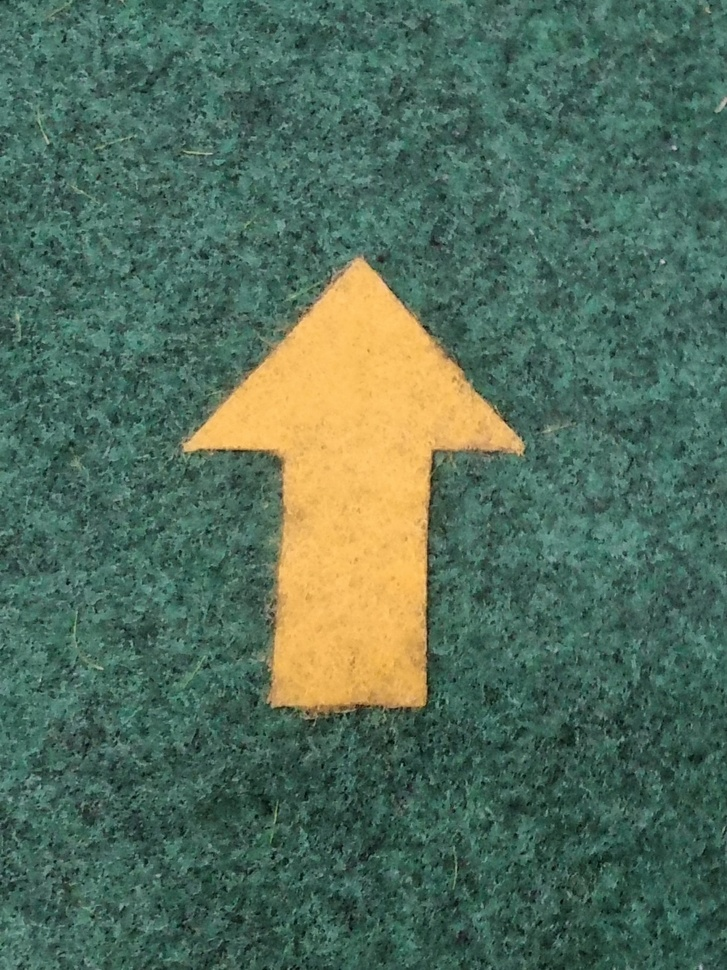
#> input picture Sensor/yolo_model/imgs/arrow_model.jpeg, 727 x 970 px, shrunk from 1058 x 1411 before the run, given in place of the camera
$ python HSVExtract.py
#> lines starting #> are read from the running program, lines starting #| are printed output that depends on the picture; after the words box and inside, x2 and y2 are one past the last pixel; in counts of white or black regions, pixels touching at a corner belong together
import cv2
import numpy as np

class ColorTracker:
    def __init__(self):
        self.cap = cv2.VideoCapture(0, cv2.CAP_V4L)
        cv2.namedWindow("Tracking")
        self.create_trackbars()

    def create_trackbars(self):
        # 트래킹 바 생성
        # 'LH', 'LS', 'LV'는 하한(Hue, Saturation, Value)
        # 'UH', 'US', 'UV'는 상한
        cv2.createTrackbar("LH", "Tracking", 0, 255, self.nothing)
#> slider 'LH' is set to 51
        cv2.createTrackbar("LS", "Tracking", 0, 255, self.nothing)
#> slider 'LS' is set to 51
        cv2.createTrackbar("LV", "Tracking", 0, 255, self.nothing)
#> slider 'LV' is set to 51
        cv2.createTrackbar("UH", "Tracking", 255, 255, self.nothing)
        cv2.createTrackbar("US", "Tracking", 255, 255, self.nothing)
        cv2.createTrackbar("UV", "Tracking", 255, 255, self.nothing)

    def nothing(self, x):
        # 트래킹 바 콜백 함수 (동작 없음)
        pass

    def mouse_callback(self, event, x, y, flags, param):
        # 마우스 이벤트 콜백 함수. 마우스 위치에 따라 HSV 값을 화면에 출력
        if event == cv2.EVENT_MOUSEMOVE:
            self.hsv_value = self.hsv[y, x]
            self.mouse_x, self.mouse_y = x, y

    def track(self):
        self.hsv_value = (0, 0, 0)
        self.mouse_x, self.mouse_y = 0, 0

        while True:
            _, frame = self.cap.read()
#> frame is the input picture: shape (970, 727, 3); mean B, G, R 91, 110.1, 83.5
            self.hsv = cv2.cvtColor(frame, cv2.COLOR_BGR2HSV)
#> self.hsv: shape (970, 727, 3); mean H, S, V 73.8, 99.7, 115.7
            l_b, u_b = self.get_trackbar_values()
            mask = cv2.inRange(self.hsv, l_b, u_b)
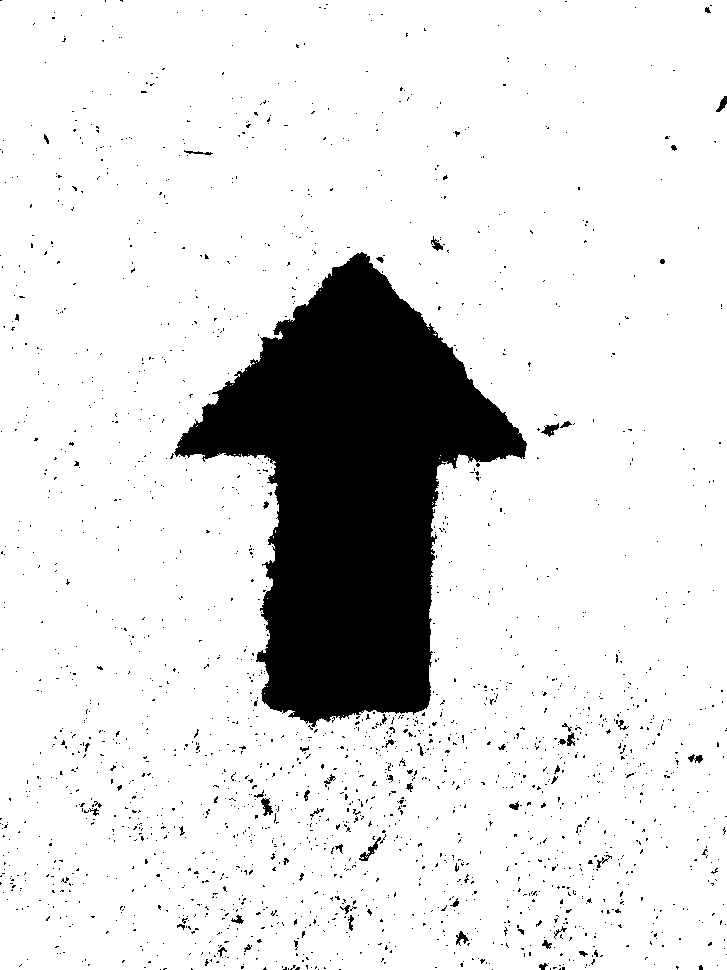
#> mask: shape (970, 727); 87.2% white; 2011 black regions (1953 under 20 px), largest, box (x1, y1, x2, y2) and area: (174, 252, 527, 727) 81742, (359, 837, 381, 861) 137, (541, 423, 559, 437) 119
            res = cv2.bitwise_and(frame, frame, mask=mask)
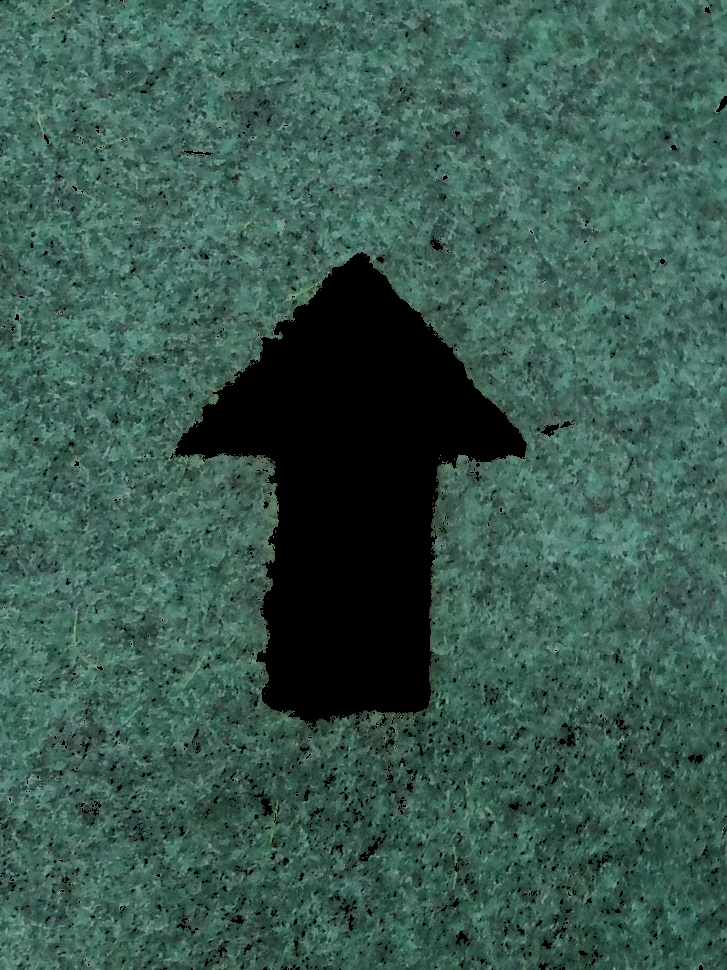
#> res: shape (970, 727, 3); mean B, G, R 79.2, 88.9, 57

            # 마우스 위치 아래에 HSV 값을 표시
            text = f"HSV: {self.hsv_value}"
            cv2.putText(res, text, (self.mouse_x, self.mouse_y + 20),
                        cv2.FONT_HERSHEY_SIMPLEX, 0.5, (255, 255, 255), 1)
#> res: shape (970, 727, 3); 0.03% of pixels changed, all inside (x1, y1, x2, y2) = (2, 8, 112, 25)

            cv2.imshow("Mask", mask)
            cv2.imshow("Result", res)
            # 'Result' 윈도우에 마우스 콜백 설정
            cv2.setMouseCallback("Result", self.mouse_callback)

            if cv2.waitKey(1) & 0xFF == ord('q'):
#> (key q is pressed here)
                break

        self.cap.release()
        cv2.destroyAllWindows()

    def get_trackbar_values(self):
        # 트래킹 바의 현재 값들을 반환
        lh = cv2.getTrackbarPos("LH", "Tracking")
        ls = cv2.getTrackbarPos("LS", "Tracking")
        lv = cv2.getTrackbarPos("LV", "Tracking")
        uh = cv2.getTrackbarPos("UH", "Tracking")
        us = cv2.getTrackbarPos("US", "Tracking")
        uv = cv2.getTrackbarPos("UV", "Tracking")
        return np.array([lh, ls, lv]), np.array([uh, us, uv])

if __name__ == "__main__":
    tracker = ColorTracker()
    tracker.track()
